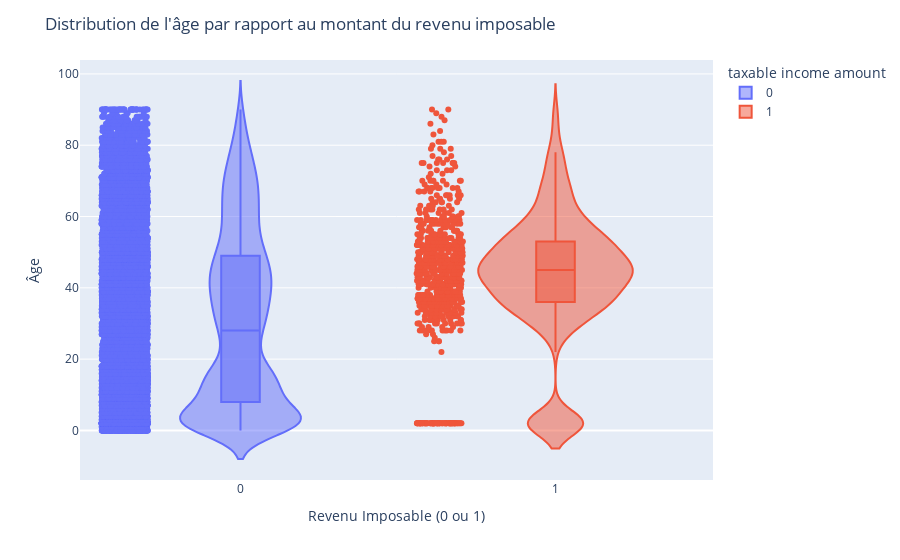

Notebook code for this chart:
### Code cell
# fig = px.violin(df, x='taxable income amount', y='age_imputed', box=True, points="all", hover_data=df.columns)
fig = px.violin(df, x='taxable income amount', y='age_imputed', box=True, color='taxable income amount', points="all")

# Ajouter des titres et libellés d'axes
fig.update_layout(
    title='Distribution de l\'âge par rapport au montant du revenu imposable',
    xaxis_title='Revenu Imposable (0 ou 1)',
    yaxis_title='Âge'
)

# Afficher le graphique
fig.show()

### Figure 1 — Plotly figure (JSON) as saved in the notebook; plotly's stock layout.template omitted (floating-point values rounded to 4 significant figures; data arrays with more than 128 entries replaced by an {"elided": "..."} marker saying what was removed)
{"data": [{"alignmentgroup": "True", "box": {"visible": true}, "hovertemplate": "taxable income amount=%{x}<br>age_imputed=%{y}<extra></extra>", "legendgroup": "0", "marker": {"color": "#636efa"}, "name": "0", "offsetgroup": "0", "orientation": "v", "points": "all", "scalegroup": "True", "showlegend": true, "type": "violin", "x": {"elided": "11570 int values"}, "x0": " ", "xaxis": "x", "y": {"elided": "11570 int values"}, "y0": " ", "yaxis": "y"}, {"alignmentgroup": "True", "box": {"visible": true}, "hovertemplate": "taxable income amount=%{x}<br>age_imputed=%{y}<extra></extra>", "legendgroup": "1", "marker": {"color": "#EF553B"}, "name": "1", "offsetgroup": "1", "orientation": "v", "points": "all", "scalegroup": "True", "showlegend": true, "type": "violin", "x": {"elided": "758 int values"}, "x0": " ", "xaxis": "x", "y": {"elided": "758 int values"}, "y0": " ", "yaxis": "y"}], "layout": {"legend": {"title": {"text": "taxable income amount"}, "tracegroupgap": 0}, "margin": {"t": 60}, "title": {"text": "Distribution de l'âge par rapport au montant du revenu imposable"}, "violinmode": "overlay", "xaxis": {"anchor": "y", "categoryarray": [0, 1], "categoryorder": "array", "domain": [0, 1], "title": {"text": "Revenu Imposable (0 ou 1)"}}, "yaxis": {"anchor": "x", "domain": [0, 1], "title": {"text": "Âge"}}}}
